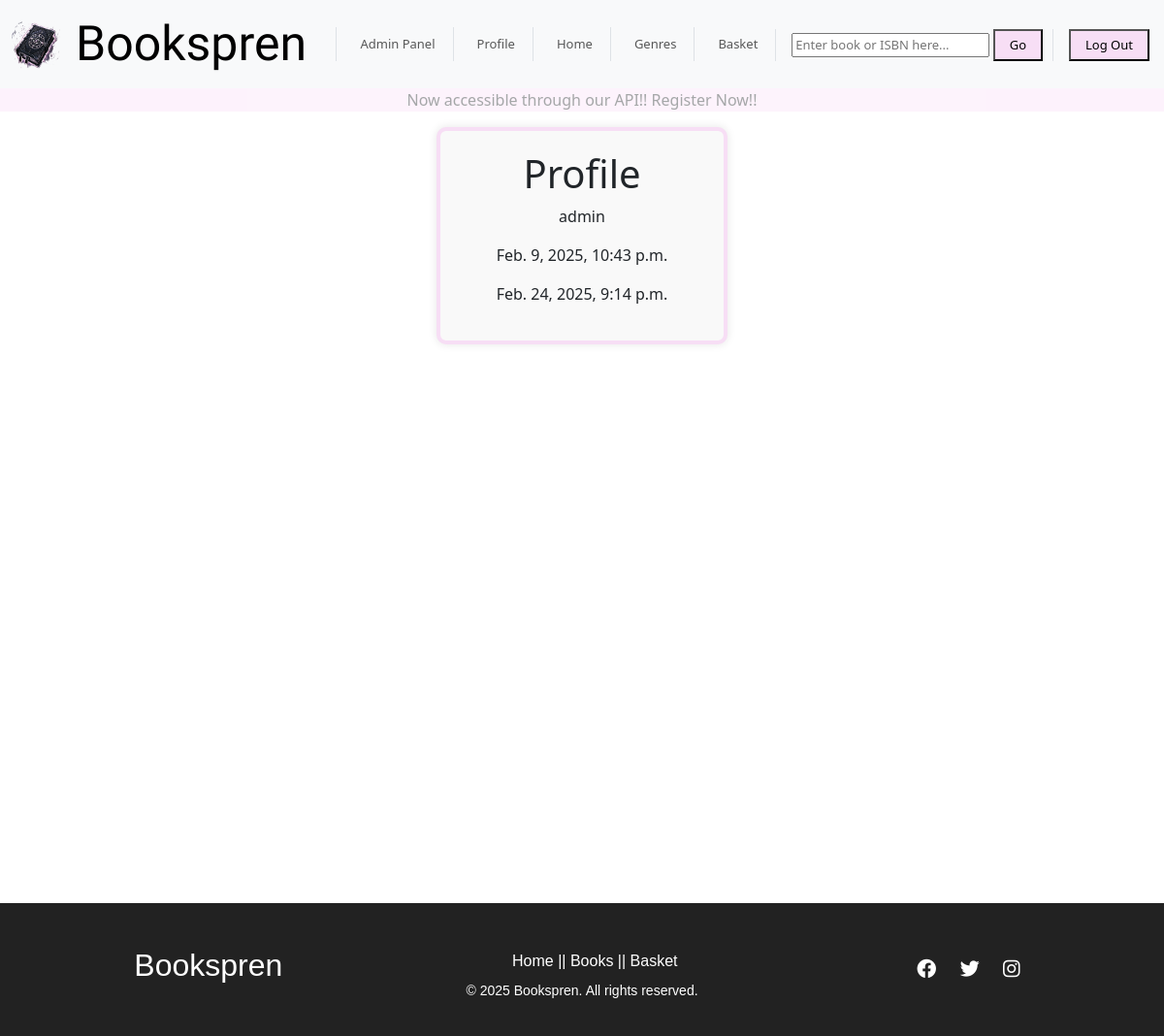
Before: /myaccounts/profile_page/ (signed in) with the older database file.
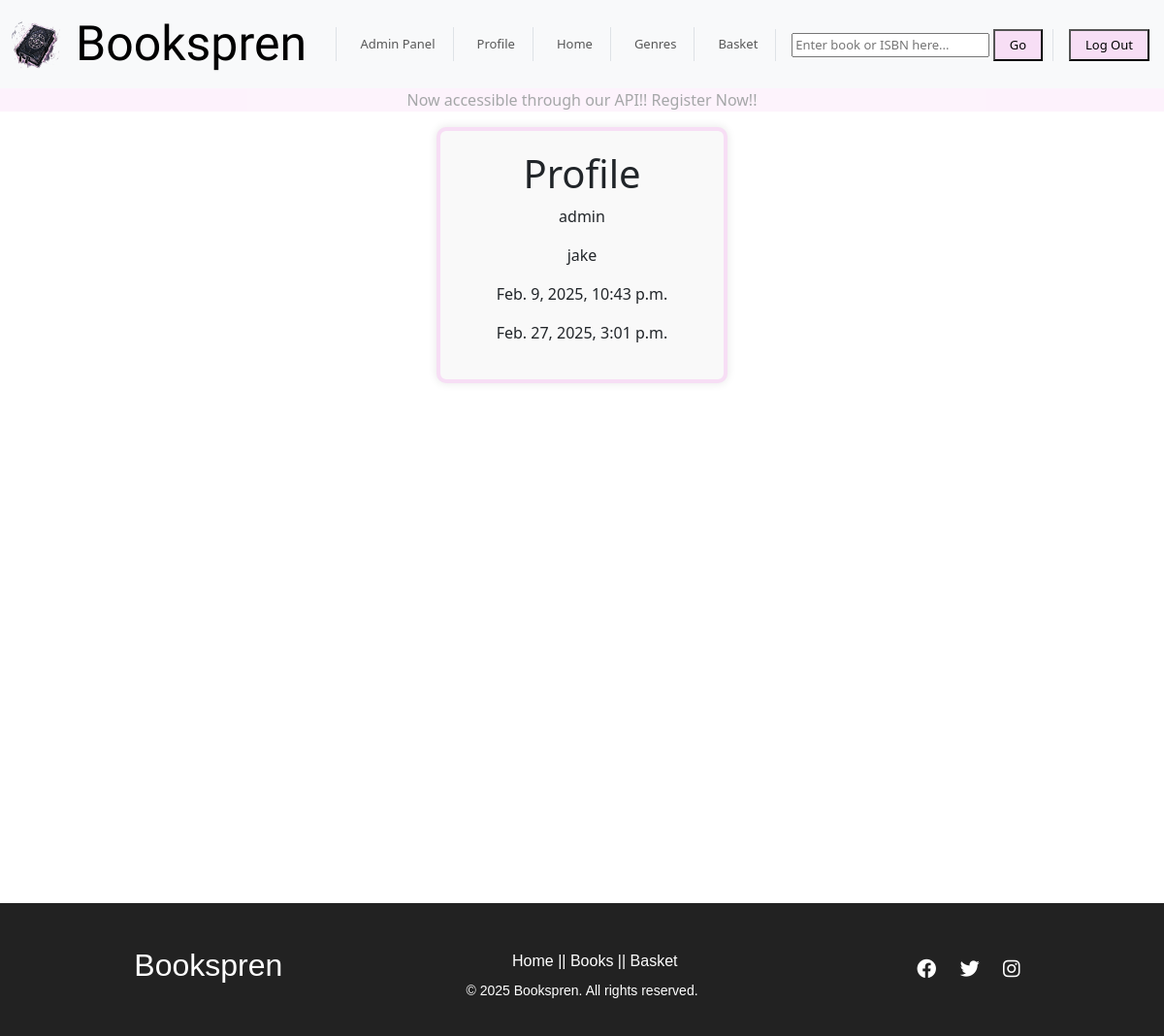
After: the same page with the newer database file.
### apps/accounts/models.py (models this page shows, shortened)
class CustomUser(AbstractUser):
    pass

### apps/accounts/views.py (the view)
# urls.py: path("profile_page/", views.profile_page_view, name="profile"),
def profile_page_view(request):
    return render(request, 'profile_page.html')

### apps/accounts/templates/profile_page.html (shortened to what this page needs)
{% extends 'base.html' %}
{% load static %}
{% block content %}
<div class="login-div">
    <div class="login-card">
        <h1>Profile</h1>
        <p>{{ user.username }}</p>
        <p>{{ user.first_name }}</p>
        <p>{{ user.date_joined }}</p>
        <p>{{ user.last_login }}</p>
    </div>
</div>
{% endblock %}

Changed rows visible on the page:
changed CustomUser "admin": first_name (not shown) → "jake"; last_login "Feb. 24, 2025, 9:14 p.m." → "Feb. 27, 2025, 3:01 p.m."
